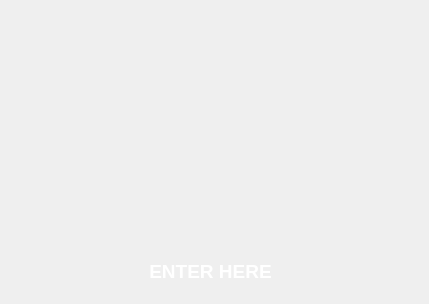
<?xml version="1.0" encoding="UTF-8"?>
<ui version="4.0">
 <class>LandingWin</class>
 <widget class="QDialog" name="LandingWin">
  <property name="geometry">
   <rect>
    <x>0</x>
    <y>0</y>
    <width>429</width>
    <height>304</height>
   </rect>
  </property>
  <property name="windowTitle">
   <string>Welcome</string>
  </property>
  <widget class="QLabel" name="label">
   <property name="geometry">
    <rect>
     <x>-10</x>
     <y>0</y>
     <width>441</width>
     <height>301</height>
    </rect>
   </property>
   <property name="text">
    <string/>
   </property>
   <property name="pixmap">
    <pixmap resource="pics.qrc">:/backgrounds/project pictures/Welcome.jpg</pixmap>
   </property>
  </widget>
  <widget class="QPushButton" name="Enter">
   <property name="geometry">
    <rect>
     <x>140</x>
     <y>260</y>
     <width>141</width>
     <height>23</height>
    </rect>
   </property>
   <property name="palette">
    <palette>
     <active>
      <colorrole role="WindowText">
       <brush brushstyle="SolidPattern">
        <color alpha="255">
         <red>0</red>
         <green>0</green>
         <blue>0</blue>
        </color>
       </brush>
      </colorrole>
      <colorrole role="ButtonText">
       <brush brushstyle="SolidPattern">
        <color alpha="255">
         <red>255</red>
         <green>255</green>
         <blue>255</blue>
        </color>
       </brush>
      </colorrole>
     </active>
     <inactive>
      <colorrole role="WindowText">
       <brush brushstyle="SolidPattern">
        <color alpha="255">
         <red>0</red>
         <green>0</green>
         <blue>0</blue>
        </color>
       </brush>
      </colorrole>
      <colorrole role="ButtonText">
       <brush brushstyle="SolidPattern">
        <color alpha="255">
         <red>255</red>
         <green>255</green>
         <blue>255</blue>
        </color>
       </brush>
      </colorrole>
     </inactive>
     <disabled>
      <colorrole role="WindowText">
       <brush brushstyle="SolidPattern">
        <color alpha="255">
         <red>120</red>
         <green>120</green>
         <blue>120</blue>
        </color>
       </brush>
      </colorrole>
      <colorrole role="ButtonText">
       <brush brushstyle="SolidPattern">
        <color alpha="255">
         <red>120</red>
         <green>120</green>
         <blue>120</blue>
        </color>
       </brush>
      </colorrole>
     </disabled>
    </palette>
   </property>
   <property name="font">
    <font>
     <pointsize>14</pointsize>
     <weight>75</weight>
     <bold>true</bold>
    </font>
   </property>
   <property name="text">
    <string>ENTER HERE</string>
   </property>
   <property name="autoDefault">
    <bool>true</bool>
   </property>
   <property name="flat">
    <bool>true</bool>
   </property>
  </widget>
 </widget>
 <layoutdefault spacing="6" margin="11"/>
 <resources>
  <include location="pics.qrc"/>
 </resources>
 <connections/>
</ui>
